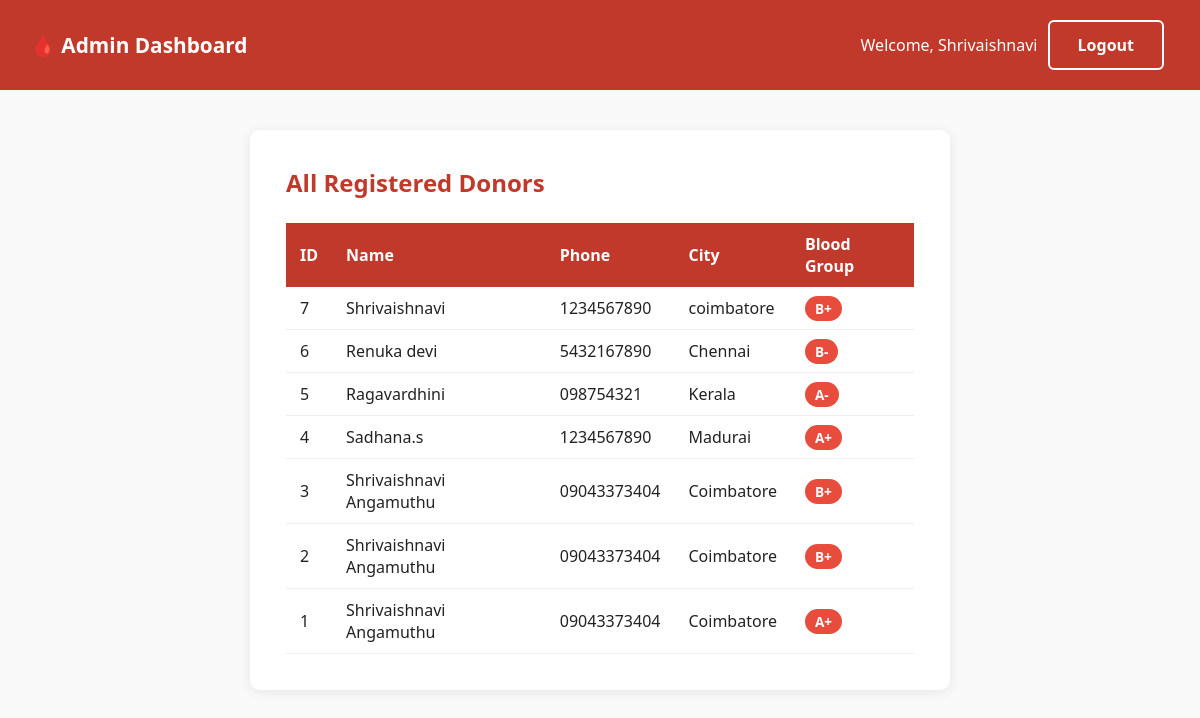
The page /admin_dashboard (signed in) on the database its author committed.
### tables this page shows
CREATE TABLE donors (
    id INTEGER PRIMARY KEY AUTOINCREMENT,
    name TEXT,
    phone TEXT,
    city TEXT,
    blood TEXT
);

### app.py (the view)
@app.route("/admin_dashboard")
def admin_dashboard():
    if "admin_id" not in session:
        flash("Please login first.", "error")
        return redirect(url_for("admin_login"))
    conn = get_db()
    donors = conn.execute("SELECT * FROM donors ORDER BY id DESC").fetchall()
    conn.close()
    return render_template("admin_dashboard.html", donors=donors)

### app.py (called while the page is built)
def get_db():
    conn = sqlite3.connect(DB)
    conn.row_factory = sqlite3.Row
    return conn

### templates/admin_dashboard.html (shortened to what this page needs)
<!DOCTYPE html>
<html>
<head>
  <link rel="stylesheet" href="{{ url_for('static', filename='style.css') }}">
</head>
<body>
  <nav>
    <h1>🩸 Admin Dashboard</h1>
    <div>
      <span>Welcome, {{ session.admin_username }}</span>
      <a href="/admin_logout" class="btn btn-outline">Logout</a>
    </div>
  </nav>
  <div class="container">
    <h2>All Registered Donors</h2>
    {% if donors %}
      <table>
        <thead>
          <tr>
            <th>ID</th><th>Name</th><th>Phone</th><th>City</th><th>Blood Group</th>
          </tr>
        </thead>
        <tbody>
          {% for d in donors %}
          <tr>
            <td>{{ d.id }}</td>
            <td>{{ d.name }}</td>
            <td>{{ d.phone }}</td>
            <td>{{ d.city }}</td>
            <td><span class="badge">{{ d.blood }}</span></td>
          </tr>
          {% endfor %}
        </tbody>
      </table>
    {% else %}
      <p class="no-result">No donors registered yet.</p>
    {% endif %}
  </div>
</body>
</html>

### static/style.css (style rules this page uses)
* { margin: 0; padding: 0; box-sizing: border-box; }
body { font-family: 'Segoe UI', sans-serif; background: #f9f9f9; color: #222; }
nav { background: #c0392b; color: white; padding: 14px 30px; display: flex; justify-content: space-between; align-items: center; }
nav h1 { font-size: 1.3rem; }
nav a { color: white; text-decoration: none; margin-left: 18px; font-size: 0.95rem; }
.btn { display: inline-block; background: white; color: #c0392b; padding: 12px 28px; border-radius: 6px; text-decoration: none; font-weight: bold; margin: 6px; border: none; cursor: pointer; font-size: 1rem; transition: opacity 0.2s; }
.btn-outline { background: transparent; color: white; border: 2px solid white; }
.container { max-width: 700px; margin: 40px auto; background: white; padding: 36px; border-radius: 10px; box-shadow: 0 2px 12px rgba(0,0,0,0.08); }
.container h2 { margin-bottom: 24px; color: #c0392b; }
table { width: 100%; border-collapse: collapse; margin-top: 24px; }
th { background: #c0392b; color: white; padding: 10px 14px; text-align: left; }
td { padding: 10px 14px; border-bottom: 1px solid #eee; }
.badge { background: #e74c3c; color: white; padding: 3px 10px; border-radius: 20px; font-size: 0.85rem; font-weight: bold; }

### rows shown on the page
donors: admin_username "Shrivaishnavi", id "7", name "Shrivaishnavi", phone "1234567890", city "coimbatore", blood "B+"
donors: id "6", name "Renuka devi", phone "5432167890", city "Chennai", blood "B-"
donors: id "5", name "Ragavardhini", phone "098754321", city "Kerala", blood "A-"
donors: id "4", name "Sadhana.s", phone "1234567890", city "Madurai", blood "A+"
donors: id "3", name "Shrivaishnavi Angamuthu", phone "09043373404", city "Coimbatore", blood "B+"
donors: id "2", name "Shrivaishnavi Angamuthu", phone "09043373404", city "Coimbatore", blood "B+"
donors: id "1", name "Shrivaishnavi Angamuthu", phone "09043373404", city "Coimbatore", blood "A+"
